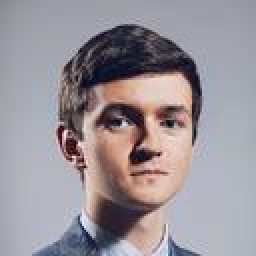
#> input picture images/face1.jpg, 128 x 128 px (shown 2 times larger); its folder holds only this picture in this run
$ python Face_Rec.py
#> lines starting #> are read from the running program, lines starting #| are printed output that depends on the picture; after the words box and inside, x2 and y2 are one past the last pixel; in counts of white or black regions, pixels touching at a corner belong together
import cv2
import os

# مسیر فایل Haar Cascade
cascade_path = 'haarcascade_frontalface_default.xml'
face_cascade = cv2.CascadeClassifier(cascade_path)

# پوشه عکس‌ها
image_folder = 'images'

# لیست عکس‌ها
image_files = [f for f in os.listdir(image_folder) if f.lower().endswith(('.jpg', '.png', '.jpeg'))]
image_files.sort()

if not image_files:
    print("هیچ عکسی در پوشه پیدا نشد.")
    exit()

fixed_size = (600, 400)
button_height = 50
button_width = 100
button_color = (50, 150, 50)
button_hover_color = (70, 200, 70)
text_color = (255, 255, 255)

index = 0
window_name = 'Face Detection'

# متغیر برای ذخیره وضعیت دکمه ها (hover یا نه)
buttons = {
    'prev': {'pos': (50, fixed_size[1] + 10, button_width, button_height)},
    'next': {'pos': (fixed_size[0] - 150, fixed_size[1] + 10, button_width, button_height)},
}

clicked_button = None

def draw_buttons(img):
    mouse_pos = cv2.getWindowImageRect(window_name)[:2]
    # (نمی‌توانیم موس رو مستقیما بگیریم اینجا)
    # بنابراین فقط دکمه‌ها رو رسم می‌کنیم بدون hover برای ساده بودن

    for btn_name, btn in buttons.items():
        x, y, w, h = btn['pos']
        cv2.rectangle(img, (x, y), (x + w, y + h), button_color, -1)
        text = 'prev' if btn_name == 'prev' else 'next'
        cv2.putText(img, text, (x + 20, y + 35), cv2.FONT_HERSHEY_SIMPLEX, 1, text_color, 2)

# تابعی که موقع کلیک ماوس اجرا می‌شود
def mouse_callback(event, x, y, flags, param):
    global index

    if event == cv2.EVENT_LBUTTONDOWN:
        for btn_name, btn in buttons.items():
            bx, by, bw, bh = btn['pos']
            if bx <= x <= bx + bw and by <= y <= by + bh:
                if btn_name == 'prev':
                    index = (index - 1) % len(image_files)
                elif btn_name == 'next':
                    index = (index + 1) % len(image_files)

cv2.namedWindow(window_name)
cv2.setMouseCallback(window_name, mouse_callback)

while True:
    image_name = image_files[index]
    img_path = os.path.join(image_folder, image_name)
    image = cv2.imread(img_path)
#> image is the input picture: shape (128, 128, 3); mean B, G, R 152.8, 146.9, 153.5
    if image is None:
        print(f"نمی‌توانم عکس {image_name} را باز کنم.")
        index = (index + 1) % len(image_files)
        continue

    image = cv2.resize(image, fixed_size)
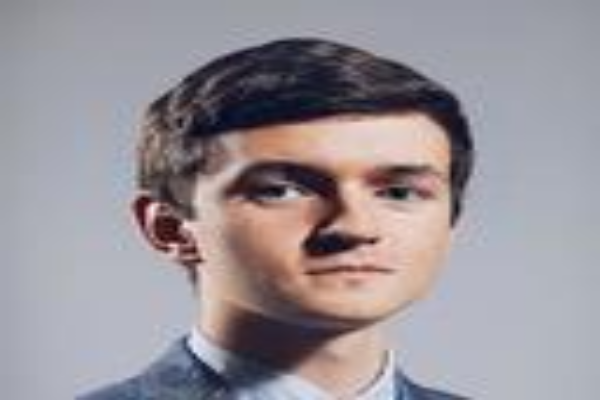
#> image: shape (400, 600, 3); mean B, G, R 152.7, 146.8, 153.4
    gray = cv2.cvtColor(image, cv2.COLOR_BGR2GRAY)
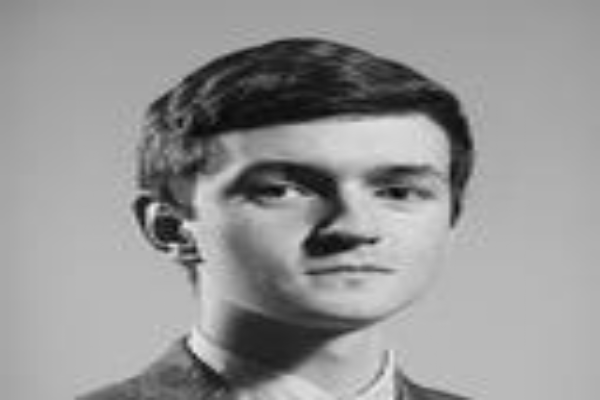
#> gray: shape (400, 600); min 5, max 240, mean 149.5

    faces = face_cascade.detectMultiScale(gray, scaleFactor=1.1, minNeighbors=5)
#> faces = [[234, 92, 240, 240]]

    for (x, y, w, h) in faces:
        cv2.rectangle(image, (x, y), (x + w, y + h), (0, 255, 0), 2)
#> this loop made 1 pass
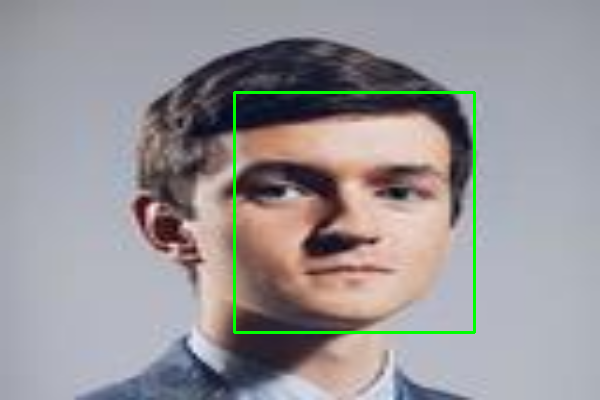
#> image: shape (400, 600, 3); 1.2% of pixels changed, all inside (x1, y1, x2, y2) = (233, 91, 476, 334)

    # اضافه کردن فضای پایین برای دکمه‌ها
    img_with_buttons = cv2.copyMakeBorder(image, 0, button_height + 20, 0, 0, cv2.BORDER_CONSTANT, value=[50, 50, 50])
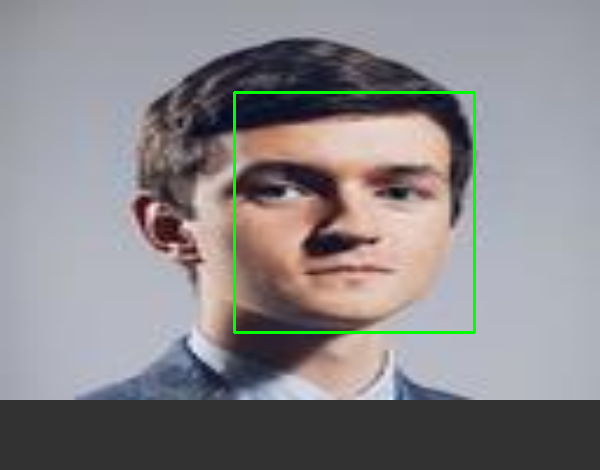
#> img_with_buttons: shape (470, 600, 3); mean B, G, R 136.2, 133.9, 136.8
    draw_buttons(img_with_buttons)
#> in draw_buttons, `mouse_pos = cv2.getWindowImageRect(window_name)[:2]`: mouse_pos = (-1, -1)
#> after the loop in draw_buttons, `for btn_name, btn in buttons.items():`:
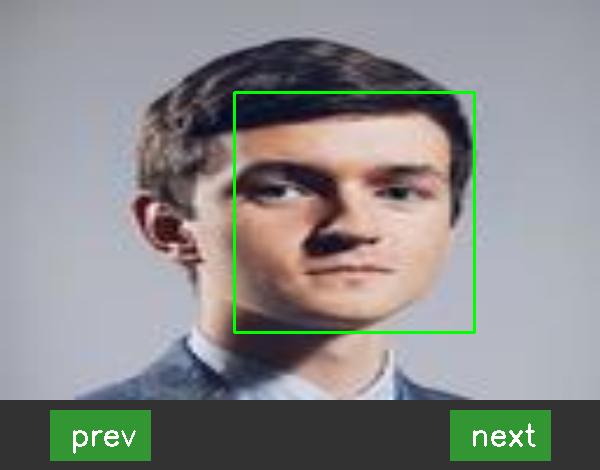
#> img: shape (470, 600, 3); mean B, G, R 136.9, 137.9, 137.5

    cv2.imshow(window_name, img_with_buttons)

    key = cv2.waitKey(30)
#> (key q is pressed here)
    if key == ord('q'):
        break

cv2.destroyAllWindows()

$ run again, on images/images (1).jpg
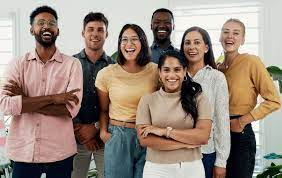
#> input picture images/images (1).jpg, 282 x 178 px
#> image is the input picture: shape (178, 282, 3); mean B, G, R 126.7, 138.3, 154.4
#> faces = [[462, 52, 57, 57], [173, 45, 58, 58], [247, 67, 59, 59], [381, 73, 60, 60], [67, 27, 63, 63], [334, 132, 65, 65], [98, 98, 98, 98]]
#> the loop `for (x, y, w, h) in faces:` made 7 passes
#> after the loop `for (x, y, w, h) in faces:`:
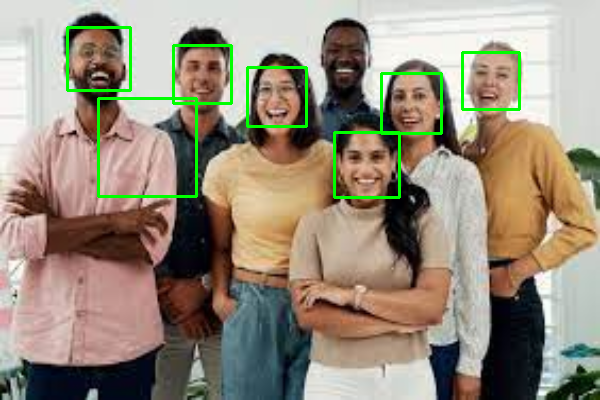
#> image: shape (400, 600, 3); mean B, G, R 124, 141.2, 151.2
#> mouse_pos = (-1, -1)
#> after the loop in draw_buttons, `for btn_name, btn in buttons.items():`:
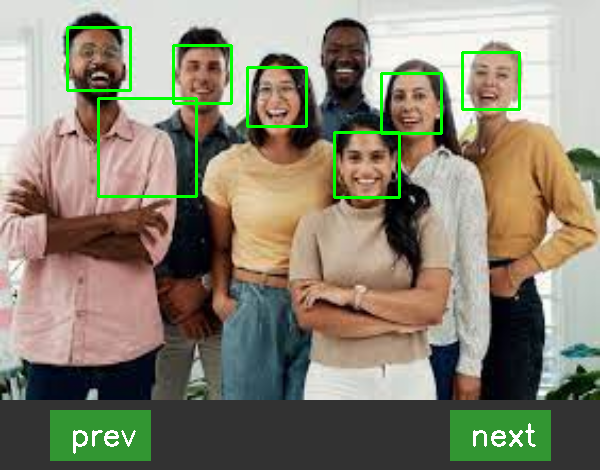
#> img: shape (470, 600, 3); mean B, G, R 113.6, 131.6, 136.8

$ run again, on images/face2.jpg
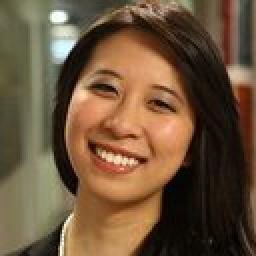
#> input picture images/face2.jpg, 128 x 128 px (shown 2 times larger)
#> image is the input picture: shape (128, 128, 3); mean B, G, R 59.2, 84.5, 109.1
#> faces = [[104, 16, 64, 64], [192, 51, 271, 271]]
#> the loop `for (x, y, w, h) in faces:` made 2 passes
#> after the loop `for (x, y, w, h) in faces:`:
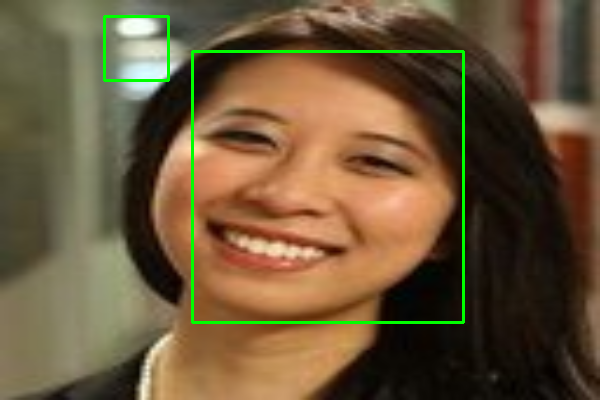
#> image: shape (400, 600, 3); mean B, G, R 58.2, 87.4, 107.4
#> mouse_pos = (-1, -1)
#> after the loop in draw_buttons, `for btn_name, btn in buttons.items():`:
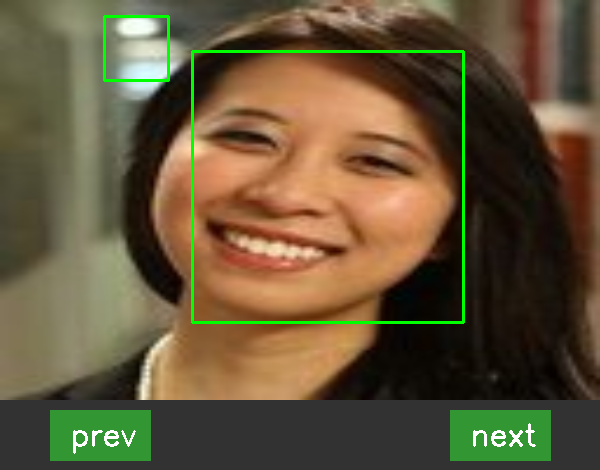
#> img: shape (470, 600, 3); mean B, G, R 57.7, 85.8, 99.6
